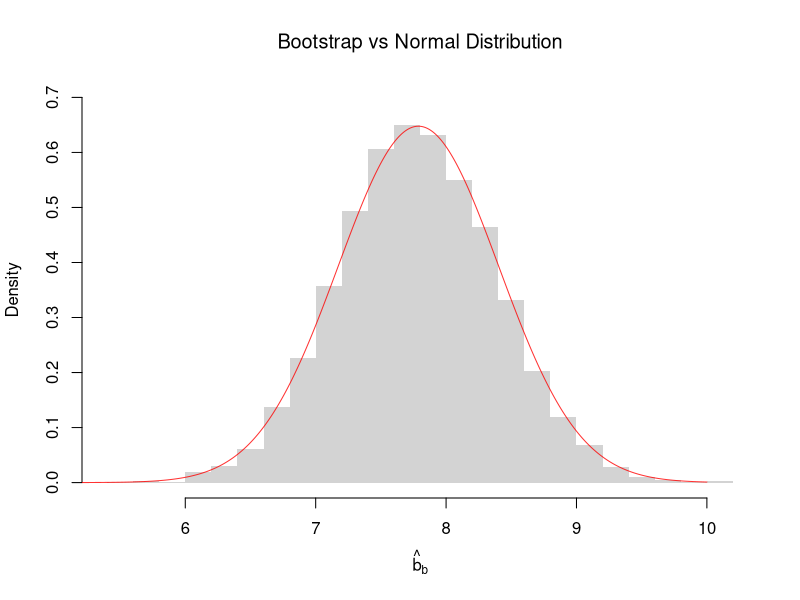

Recreate this plot in R.
## ---- chunk 1
# Computerized Way to Compute Mean
x <- c(1, 2, 3, 4, 5)
x_probs <- c(1/5, 1/5, 1/5, 1/5, 1/5)
X_mean <- sum(x*x_probs)
X_mean

# Computerized Way to Compute SD
Xvar <- sum((x-X_mean)^2*x_probs)
Xvar
Xsd <- sqrt(Xvar)
Xsd

# Verified by simulation
Xsim <- sample(x, prob=x_probs,
          size=10000, replace=T)
mean(Xsim)
sd(Xsim)
## ---- chunk 2
# A simulation of many coin flips
x <- c(0, 1)
x_probs <- c(1/4, 3/4)
X <- sample(x, prob=x_probs, size=1000, replace=T)

round( mean(X), 4)

round( var(X), 4)
## ---- chunk 3
x <- c(1, 2, 3, 4)
x_probs <- c(1/8, 2/8, 1/8, 4/8)
X_mean <- sum(x * x_probs)
X_mean

X_var <- sum((x - X_mean)^2 * x_probs)
X_var

# Verify by simulation
X <- sample(x, prob=x_probs, size=10000, replace=T)
round(mean(X), 2)
round(var(X), 2)
## ---- chunk 4
x  <- c(1, 2, 3)
x_probs <- c(0.2, 0.5, 0.3)
g  <- function(x) x^2 + 1
sum(g(x) * x_probs) 
## ---- chunk 5
g  <- function(x) x^2 + 1

# A theoretical example
x <- c(1, 2, 3, 4)
x_probs <- c(1/4, 1/4, 1/4, 1/4)
sum(g(x) * x_probs) 

# A simulation example
X <- sample(x, prob=x_probs, size=1000, replace=T)
mean(g(X))
## ---- chunk 6
x <- rexp(5e5, rate = 1)           # X ~ Exp(1)
mean(sqrt(x))                      # LOTUS Simulation
sqrt(pi) / 2                       # Exact via LOTUS integral
## ---- chunk 7
# Exponential Random Variable
X <- rexp(5000, 2)
m <- mean(X)
round(m, 2)

# Normal Random Variable
X <- rnorm(5000, 1, 2)
round(mean(X), 2)
round(var(X), 2)
## ---- chunk 8
X <- USArrests[, 'Murder']
round( mean(X), 4)
round( var(X), 4)
## ---- chunk 9
# Simulate the coin flips
X <- sample(c(0, 1), 100, prob=c(0.24, 0.76), replace=T)

# Compute a sample estimate using probability weights
P  <- table(X) #table of counts
p <- c(P)/length(X) #frequencies (must sum to 1)
x <- as.numeric(names(p)) #unique values
cbind(x, p)

# Sample Mean Estimate
X_mean <- sum(x*p)
X_mean

mean(X)
## ---- chunk 10
x <- c(0, 1, 2)
x_probs <- c(1/3, 1/3, 1/3)
X  <-  sample(x, prob=x_probs, 1000, replace=T)

# First Way (Computerized)
mean(X)

# Second Way (Explicit Calculations)
# start with a table of counts like the previous example
## ---- chunk 11
x <- c(1, 2, 3)
x_probs <- c(0.2, 0.5, 0.3)

mx <- sum(x * x_probs)         # weighted mean
x_diff <- (x - mx)^2           # squared deviations
x_var <- sum(x_probs * x_diff) # weighted variance
x_var
## ---- chunk 12
# values and probabilities
h  <- hist(X, plot=F)
wt <- h[['counts']]/length(X) 
xt <- h[['mids']]
# Weighted mean
X_mean <- sum(wt*xt)
X_mean

# Compare to 'mean(x)'
## ---- chunk 13
X <- runif(2000, -1, 1)
## ---- chunk 14
sample_dat <- USArrests[, 'Murder']
n <- length(sample_dat)
theory_se <- sd(sample_dat)/sqrt(n)

# Bootstrap estimates
bootstrap_means <- rep(NA, 9999)
for(b in seq_along(bootstrap_means)){
    dat_id <- seq(1, n)
    boot_id <- sample(dat_id , replace=T)
    dat_b  <- sample_dat[boot_id] # c.f. jackknife
    mean_b <- mean(dat_b)
    bootstrap_means[b] <-mean_b
}
boot_se <- sd(bootstrap_means)

# Compare SE's
paste0('Bootstrap SE = ', round(boot_se, 3))
paste0('Class SE = ', round(theory_se, 3))
## ---- chunk 15
# Bootstrap Distribution
hist(bootstrap_means, breaks=25,
    main=NA, border=NA,
    freq=F, ylim=c(0, 0.7),
    xlab=expression(hat(b)[b]))
title('Bootstrap vs Normal Distribution', font.main=1)

# Theoretical Distribution: Normal Approximation with IID SEs
x <- seq(5, 10, by=0.01)
fx <- dnorm(x, mean(sample_dat), theory_se)
lines(x, fx, col=rgb(1, 0, 0, .8), lty=1)
